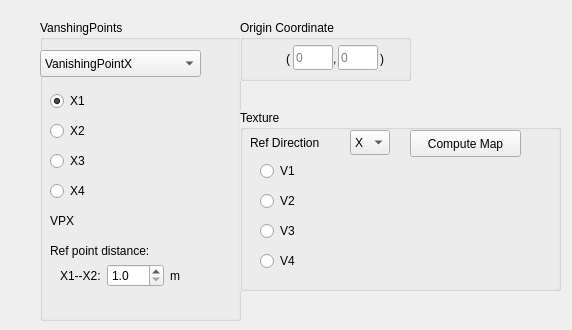
<?xml version="1.0" encoding="UTF-8"?>
<ui version="4.0">
 <class>svmInfo</class>
 <widget class="QWidget" name="svmInfo">
  <property name="geometry">
   <rect>
    <x>0</x>
    <y>0</y>
    <width>572</width>
    <height>330</height>
   </rect>
  </property>
  <property name="sizePolicy">
   <sizepolicy hsizetype="Fixed" vsizetype="Fixed">
    <horstretch>0</horstretch>
    <verstretch>0</verstretch>
   </sizepolicy>
  </property>
  <property name="windowTitle">
   <string>Form</string>
  </property>
  <widget class="QGroupBox" name="groupBox">
   <property name="geometry">
    <rect>
     <x>40</x>
     <y>20</y>
     <width>201</width>
     <height>301</height>
    </rect>
   </property>
   <property name="autoFillBackground">
    <bool>true</bool>
   </property>
   <property name="title">
    <string>VanshingPoints</string>
   </property>
   <property name="flat">
    <bool>true</bool>
   </property>
   <widget class="QLabel" name="x1_label">
    <property name="geometry">
     <rect>
      <x>70</x>
      <y>70</y>
      <width>80</width>
      <height>22</height>
     </rect>
    </property>
    <property name="text">
     <string/>
    </property>
   </widget>
   <widget class="QLabel" name="vp_label">
    <property name="geometry">
     <rect>
      <x>40</x>
      <y>190</y>
      <width>150</width>
      <height>21</height>
     </rect>
    </property>
    <property name="text">
     <string/>
    </property>
   </widget>
   <widget class="QLabel" name="x3_label">
    <property name="geometry">
     <rect>
      <x>70</x>
      <y>130</y>
      <width>80</width>
      <height>22</height>
     </rect>
    </property>
    <property name="text">
     <string/>
    </property>
   </widget>
   <widget class="QRadioButton" name="x4_check">
    <property name="geometry">
     <rect>
      <x>10</x>
      <y>160</y>
      <width>48</width>
      <height>22</height>
     </rect>
    </property>
    <property name="text">
     <string>X4</string>
    </property>
   </widget>
   <widget class="QLabel" name="x2_label">
    <property name="geometry">
     <rect>
      <x>70</x>
      <y>100</y>
      <width>80</width>
      <height>22</height>
     </rect>
    </property>
    <property name="text">
     <string/>
    </property>
   </widget>
   <widget class="QLabel" name="x4_label">
    <property name="geometry">
     <rect>
      <x>70</x>
      <y>160</y>
      <width>80</width>
      <height>22</height>
     </rect>
    </property>
    <property name="text">
     <string/>
    </property>
   </widget>
   <widget class="QRadioButton" name="x1_check">
    <property name="geometry">
     <rect>
      <x>10</x>
      <y>70</y>
      <width>48</width>
      <height>22</height>
     </rect>
    </property>
    <property name="text">
     <string>X1</string>
    </property>
    <property name="checked">
     <bool>true</bool>
    </property>
   </widget>
   <widget class="QRadioButton" name="x2_check">
    <property name="geometry">
     <rect>
      <x>10</x>
      <y>100</y>
      <width>48</width>
      <height>22</height>
     </rect>
    </property>
    <property name="mouseTracking">
     <bool>true</bool>
    </property>
    <property name="text">
     <string>X2</string>
    </property>
   </widget>
   <widget class="QRadioButton" name="x3_check">
    <property name="geometry">
     <rect>
      <x>10</x>
      <y>130</y>
      <width>48</width>
      <height>22</height>
     </rect>
    </property>
    <property name="text">
     <string>X3</string>
    </property>
   </widget>
   <widget class="QLabel" name="vpx">
    <property name="geometry">
     <rect>
      <x>10</x>
      <y>190</y>
      <width>35</width>
      <height>22</height>
     </rect>
    </property>
    <property name="text">
     <string>VPX</string>
    </property>
   </widget>
   <widget class="QComboBox" name="vp">
    <property name="geometry">
     <rect>
      <x>0</x>
      <y>30</y>
      <width>161</width>
      <height>27</height>
     </rect>
    </property>
    <item>
     <property name="text">
      <string>VanishingPointX</string>
     </property>
    </item>
    <item>
     <property name="text">
      <string>VanishingPointY</string>
     </property>
    </item>
    <item>
     <property name="text">
      <string>VanishingPointZ</string>
     </property>
    </item>
   </widget>
   <widget class="QLabel" name="label">
    <property name="geometry">
     <rect>
      <x>10</x>
      <y>220</y>
      <width>150</width>
      <height>22</height>
     </rect>
    </property>
    <property name="text">
     <string>Ref point distance:</string>
    </property>
   </widget>
   <widget class="QWidget" name="">
    <property name="geometry">
     <rect>
      <x>20</x>
      <y>241</y>
      <width>145</width>
      <height>29</height>
     </rect>
    </property>
    <layout class="QHBoxLayout" name="horizontalLayout">
     <item>
      <widget class="QLabel" name="label_3">
       <property name="text">
        <string>X1--X2:</string>
       </property>
      </widget>
     </item>
     <item>
      <widget class="QDoubleSpinBox" name="distance">
       <property name="decimals">
        <number>1</number>
       </property>
       <property name="minimum">
        <double>1.000000000000000</double>
       </property>
       <property name="singleStep">
        <double>0.500000000000000</double>
       </property>
      </widget>
     </item>
     <item>
      <widget class="QLabel" name="label_2">
       <property name="text">
        <string>m</string>
       </property>
      </widget>
     </item>
    </layout>
   </widget>
  </widget>
  <widget class="QGroupBox" name="groupBox_2">
   <property name="geometry">
    <rect>
     <x>240</x>
     <y>20</y>
     <width>171</width>
     <height>61</height>
    </rect>
   </property>
   <property name="autoFillBackground">
    <bool>true</bool>
   </property>
   <property name="title">
    <string>Origin Coordinate</string>
   </property>
   <property name="flat">
    <bool>true</bool>
   </property>
   <widget class="QLabel" name="label_4">
    <property name="geometry">
     <rect>
      <x>46</x>
      <y>30</y>
      <width>16</width>
      <height>17</height>
     </rect>
    </property>
    <property name="text">
     <string>(</string>
    </property>
   </widget>
   <widget class="QLabel" name="label_6">
    <property name="geometry">
     <rect>
      <x>93</x>
      <y>30</y>
      <width>16</width>
      <height>17</height>
     </rect>
    </property>
    <property name="text">
     <string>,</string>
    </property>
   </widget>
   <widget class="QLabel" name="label_5">
    <property name="geometry">
     <rect>
      <x>140</x>
      <y>30</y>
      <width>16</width>
      <height>17</height>
     </rect>
    </property>
    <property name="text">
     <string>)</string>
    </property>
   </widget>
   <widget class="QLineEdit" name="origin_y">
    <property name="geometry">
     <rect>
      <x>98</x>
      <y>25</y>
      <width>40</width>
      <height>25</height>
     </rect>
    </property>
    <property name="autoFillBackground">
     <bool>false</bool>
    </property>
    <property name="inputMethodHints">
     <set>Qt::ImhDigitsOnly</set>
    </property>
    <property name="maxLength">
     <number>4</number>
    </property>
    <property name="placeholderText">
     <string>0</string>
    </property>
   </widget>
   <widget class="QLineEdit" name="origin_x">
    <property name="geometry">
     <rect>
      <x>53</x>
      <y>25</y>
      <width>40</width>
      <height>25</height>
     </rect>
    </property>
    <property name="inputMethodHints">
     <set>Qt::ImhDigitsOnly</set>
    </property>
    <property name="maxLength">
     <number>4</number>
    </property>
    <property name="placeholderText">
     <string>0</string>
    </property>
   </widget>
  </widget>
  <widget class="QGroupBox" name="groupBox_3">
   <property name="geometry">
    <rect>
     <x>240</x>
     <y>110</y>
     <width>321</width>
     <height>181</height>
    </rect>
   </property>
   <property name="autoFillBackground">
    <bool>true</bool>
   </property>
   <property name="title">
    <string>Texture</string>
   </property>
   <widget class="QComboBox" name="ref_dir">
    <property name="geometry">
     <rect>
      <x>110</x>
      <y>20</y>
      <width>40</width>
      <height>25</height>
     </rect>
    </property>
    <item>
     <property name="text">
      <string>X</string>
     </property>
    </item>
    <item>
     <property name="text">
      <string>Y</string>
     </property>
    </item>
    <item>
     <property name="text">
      <string>Z</string>
     </property>
    </item>
   </widget>
   <widget class="QPushButton" name="compute">
    <property name="geometry">
     <rect>
      <x>170</x>
      <y>20</y>
      <width>111</width>
      <height>27</height>
     </rect>
    </property>
    <property name="text">
     <string>Compute Map</string>
    </property>
   </widget>
   <widget class="QLabel" name="v1_label">
    <property name="geometry">
     <rect>
      <x>80</x>
      <y>50</y>
      <width>80</width>
      <height>22</height>
     </rect>
    </property>
    <property name="text">
     <string/>
    </property>
   </widget>
   <widget class="QRadioButton" name="v1_check">
    <property name="geometry">
     <rect>
      <x>20</x>
      <y>50</y>
      <width>48</width>
      <height>22</height>
     </rect>
    </property>
    <property name="text">
     <string>V1</string>
    </property>
    <property name="checked">
     <bool>false</bool>
    </property>
   </widget>
   <widget class="QLabel" name="v2_label">
    <property name="geometry">
     <rect>
      <x>80</x>
      <y>80</y>
      <width>80</width>
      <height>22</height>
     </rect>
    </property>
    <property name="text">
     <string/>
    </property>
   </widget>
   <widget class="QRadioButton" name="v2_check">
    <property name="geometry">
     <rect>
      <x>20</x>
      <y>80</y>
      <width>48</width>
      <height>22</height>
     </rect>
    </property>
    <property name="text">
     <string>V2</string>
    </property>
    <property name="checked">
     <bool>false</bool>
    </property>
   </widget>
   <widget class="QLabel" name="v3_label">
    <property name="geometry">
     <rect>
      <x>80</x>
      <y>110</y>
      <width>80</width>
      <height>22</height>
     </rect>
    </property>
    <property name="text">
     <string/>
    </property>
   </widget>
   <widget class="QRadioButton" name="v3_check">
    <property name="geometry">
     <rect>
      <x>20</x>
      <y>110</y>
      <width>48</width>
      <height>22</height>
     </rect>
    </property>
    <property name="text">
     <string>V3</string>
    </property>
    <property name="checked">
     <bool>false</bool>
    </property>
   </widget>
   <widget class="QLabel" name="v4_label">
    <property name="geometry">
     <rect>
      <x>80</x>
      <y>140</y>
      <width>80</width>
      <height>22</height>
     </rect>
    </property>
    <property name="text">
     <string/>
    </property>
   </widget>
   <widget class="QRadioButton" name="v4_check">
    <property name="geometry">
     <rect>
      <x>20</x>
      <y>140</y>
      <width>48</width>
      <height>22</height>
     </rect>
    </property>
    <property name="text">
     <string>V4</string>
    </property>
    <property name="checkable">
     <bool>true</bool>
    </property>
    <property name="checked">
     <bool>false</bool>
    </property>
   </widget>
   <widget class="QLabel" name="v1_label_3d">
    <property name="geometry">
     <rect>
      <x>170</x>
      <y>50</y>
      <width>130</width>
      <height>22</height>
     </rect>
    </property>
    <property name="text">
     <string/>
    </property>
   </widget>
   <widget class="QLabel" name="v2_label_3d">
    <property name="geometry">
     <rect>
      <x>170</x>
      <y>80</y>
      <width>130</width>
      <height>22</height>
     </rect>
    </property>
    <property name="text">
     <string/>
    </property>
   </widget>
   <widget class="QLabel" name="v3_label_3d">
    <property name="geometry">
     <rect>
      <x>170</x>
      <y>110</y>
      <width>130</width>
      <height>22</height>
     </rect>
    </property>
    <property name="text">
     <string/>
    </property>
   </widget>
   <widget class="QLabel" name="v4_label_3d">
    <property name="geometry">
     <rect>
      <x>170</x>
      <y>140</y>
      <width>130</width>
      <height>22</height>
     </rect>
    </property>
    <property name="text">
     <string/>
    </property>
   </widget>
  </widget>
  <widget class="QLabel" name="label_7">
   <property name="geometry">
    <rect>
     <x>250</x>
     <y>130</y>
     <width>91</width>
     <height>25</height>
    </rect>
   </property>
   <property name="text">
    <string>Ref Direction</string>
   </property>
  </widget>
 </widget>
 <resources/>
 <connections/>
</ui>
